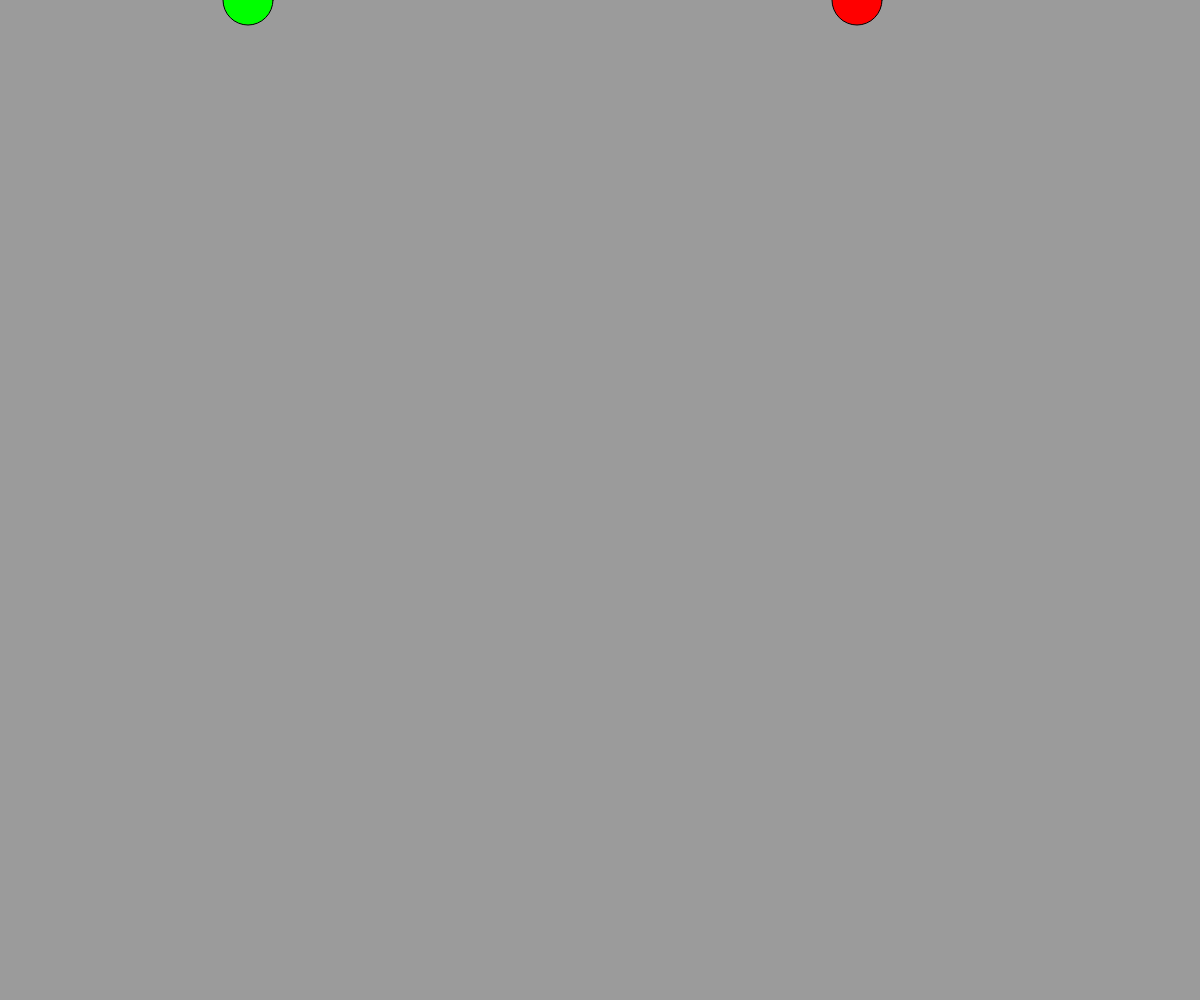
Frame 1 (no input)
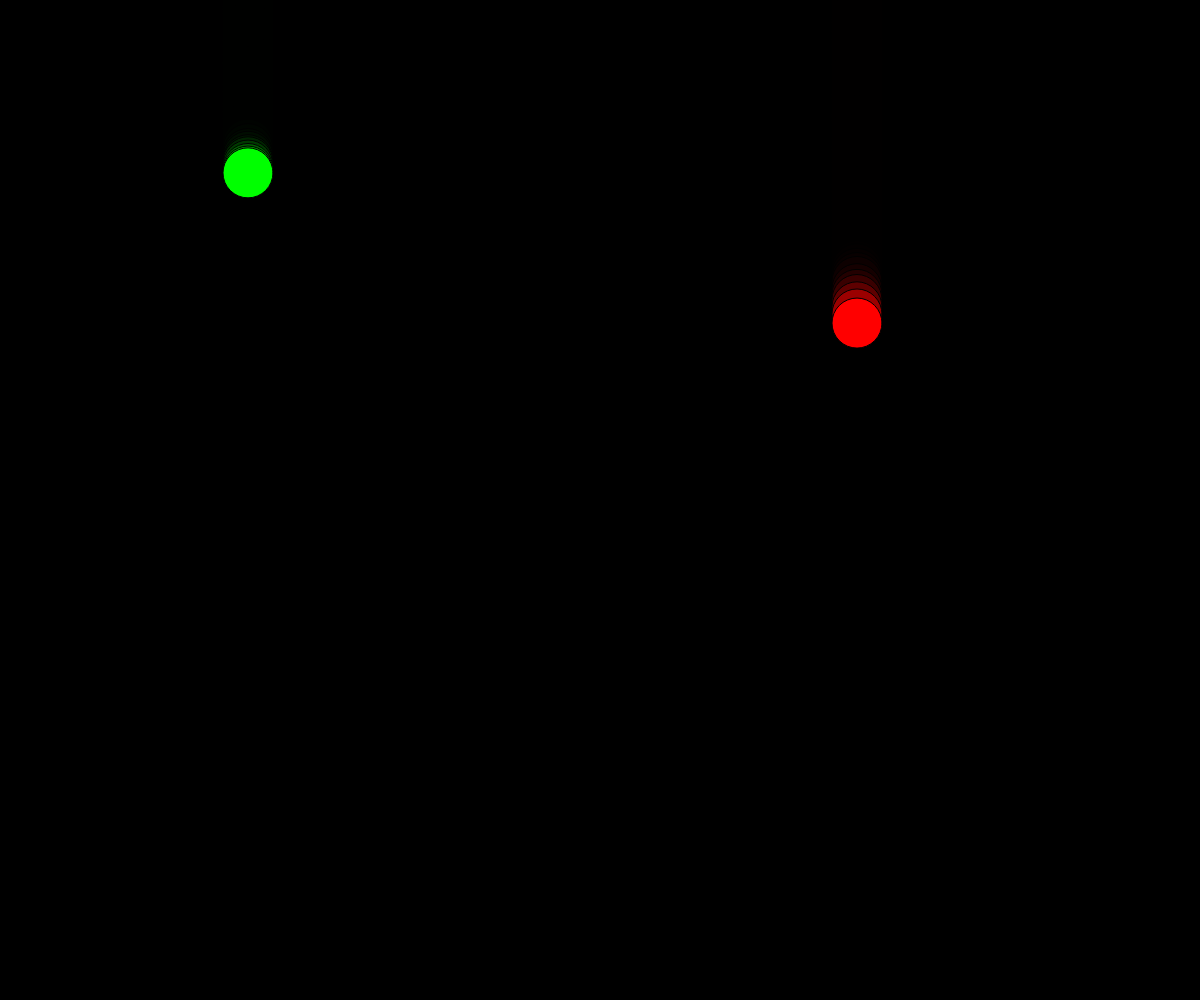
Frame 60 (no input)
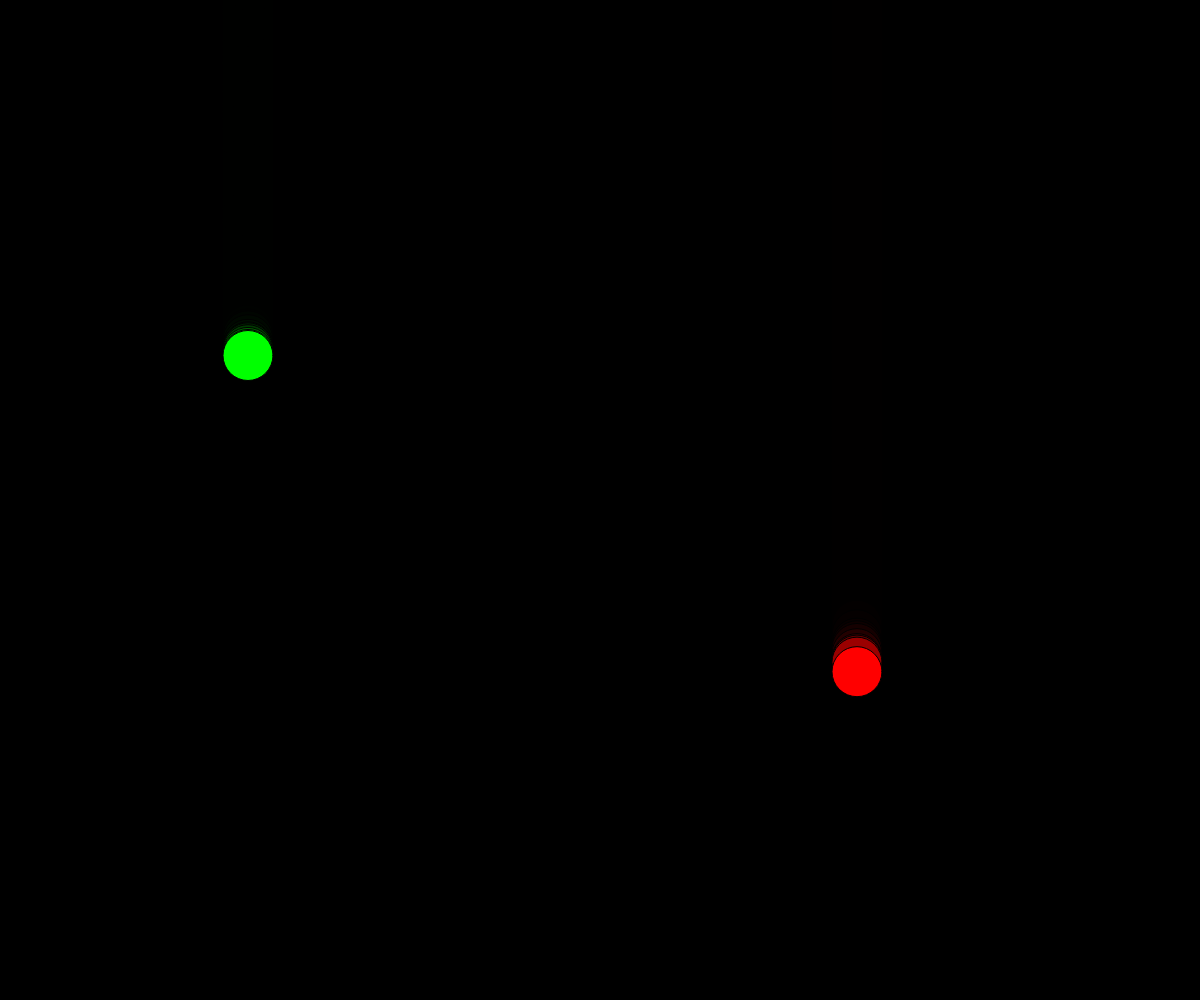
Frame 120 (the mouse pressed at the canvas centre since frame 60)

The p5.js sketch that drew these frames (run headless with seeded random() and noise() and a simulated clock; from frame 60 on, the mouse is pressed at the canvas centre):

// p5.js sketch
// ── sketch.js
let vertPos1;
let vertPos2;
let horPos1, horPos2;
let col1, col2;

function setup() {
  createCanvas(windowWidth, windowHeight);

  col1 = color(255, 0, 0); // correct!
  col2 = color(0, 255, 0); // correct!

  vertPos1 = floor(random(0, windowWidth));
  vertPos2 = floor(random(0, windowWidth));
  
  horPos1 = 0;
  horPos2 = 0;
}

function draw() {
  background(0, 100);

  fill(col1);
  circle(vertPos1, horPos1, 50);
  
  fill(col2); 
  circle(vertPos2, horPos2, 50);

  horPos1 += random(1, 10);
  horPos2 += random(1, 5);

  if (horPos1 > windowHeight) {
    horPos1 = 0;
    vertPos1 = floor(random(0, windowWidth));
    col1 = color(random(255),random(255),random(255))
  }

  if (horPos2 > windowHeight) {
    horPos2 = 0;
    vertPos2 = floor(random(0, windowWidth));
    col2 = color(random(255),random(255),random(255))
  }
}
